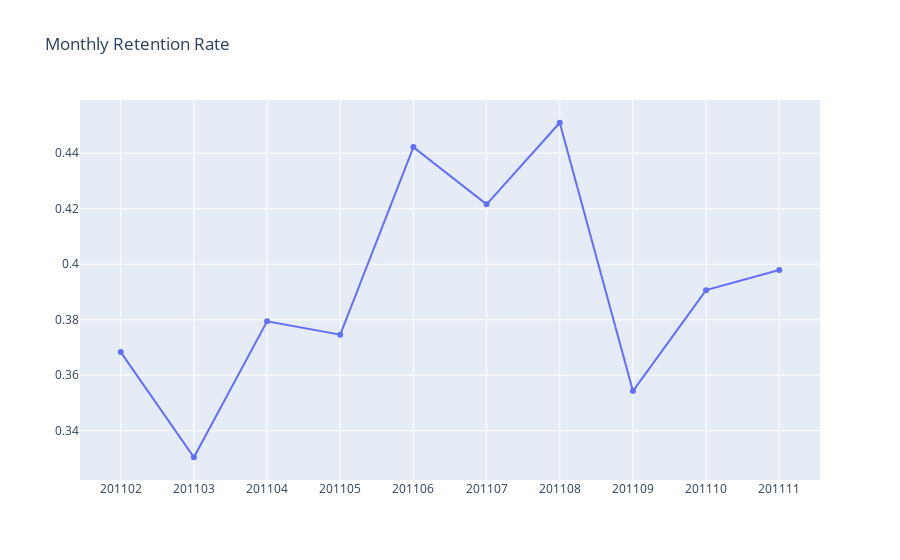

Notebook code for this chart:
### Code cell
plot_layout = go.Layout(
        xaxis={"type": "category"},
        title='Monthly Retention Rate'
    )
fig = go.Figure(data=plot_data, layout=plot_layout)
pio.show(fig)

### Figure 1 — Plotly figure (JSON) as saved in the notebook; plotly's stock layout.template omitted (floating-point values rounded to 4 significant figures)
{"data": [{"name": "organic", "type": "scatter", "x": [201102, 201103, 201104, 201105, 201106, 201107, 201108, 201109, 201110, 201111], "y": [0.3683, 0.3304, 0.3794, 0.3746, 0.4422, 0.4216, 0.451, 0.3543, 0.3907, 0.3979]}], "layout": {"autosize": true, "title": {"text": "Monthly Retention Rate"}, "xaxis": {"autorange": true, "range": [-0.5477, 9.548], "type": "category"}, "yaxis": {"autorange": true, "range": [0.3205, 0.4609], "type": "linear"}}}
